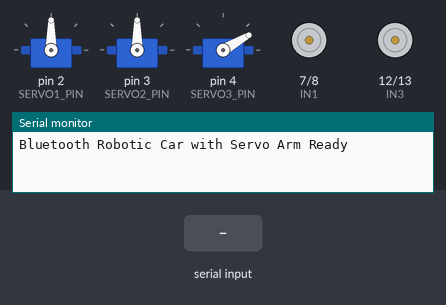
A sketch run on a simulated Arduino Uno, built with avr-gcc and run on an emulated ATmega328P. On the bench: 3 × servo, motor-driver pin pairs drawn as motors (green arrow = first pin HIGH = forward, orange = second pin HIGH = backward, longer = more drive, scaled by the enable pin), the last lines printed to the serial monitor. Inputs (shaded band) come from the test bench.

Above: at 1.2 s.
1.3 s: "90,45\n" received over the second serial link
At 2.5 s:
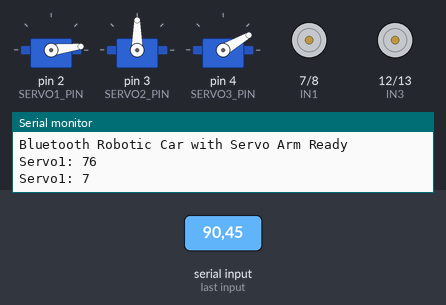
2.8 s: "30,150\n" received over the second serial link
At 3.8 s:
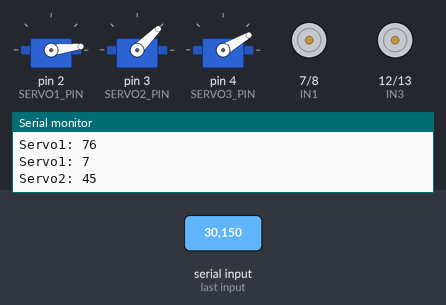
4.3 s: "200\n" received over the second serial link
At 4.9 s:
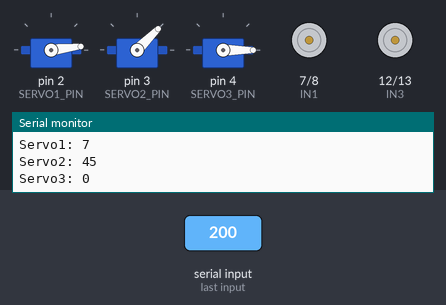
5.8 s: "1\n" received over the second serial link
At 7.0 s:
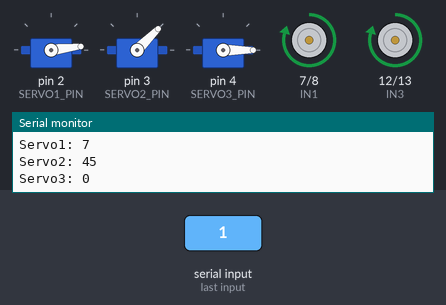
7.3 s: "2\n" received over the second serial link
At 8.4 s:
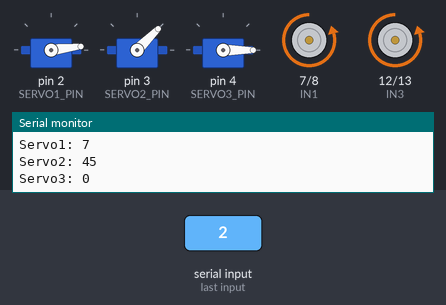
8.8 s: "3\n" received over the second serial link
At 9.5 s:
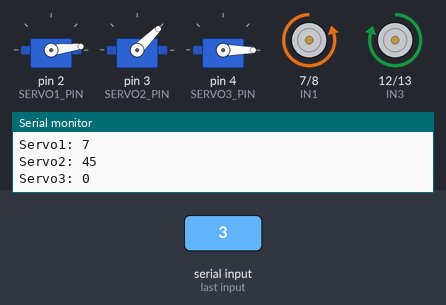
Timing chart, 0 to 11.3 s (numbered marks = the images above; inputs shaded):
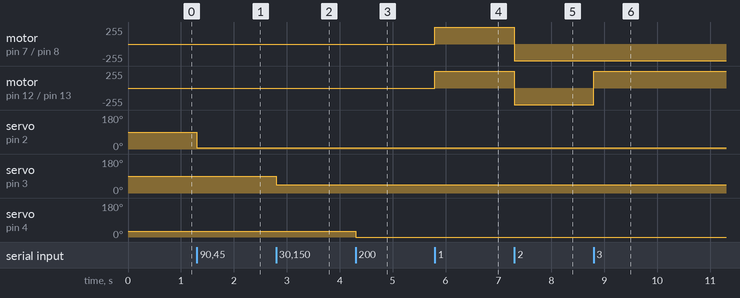

Measured:
- after the input at 1.3 s, servo on pin 2 (SERVO1_PIN): 90° → 7° at once
- after the input at 2.8 s, servo on pin 3 (SERVO2_PIN): 90° → 45° at once
- after the input at 4.3 s, servo on pin 4 (SERVO3_PIN): 30° → 0° at once
- after the input at 5.8 s, motor on pin 7 (IN1) / pin 8 (IN2), motor on pin 12 (IN3) / pin 13 (IN4): stopped → forward 250/255 at once
- after the input at 7.3 s, motor on pin 7 (IN1) / pin 8 (IN2), motor on pin 12 (IN3) / pin 13 (IN4): forward 250/255 → backward 250/255 at once
- after the input at 8.8 s, motor on pin 12 (IN3) / pin 13 (IN4): backward 250/255 → forward 250/255 at once

The sketch:

Arduino_Code.ino
```cpp
#include <Servo.h>
#include <SoftwareSerial.h>

// Bluetooth Module (HC-05)
SoftwareSerial BT(10, 11); // RX, TX

// Motor Driver Pins
const int IN1 = 7;
const int IN2 = 8;
const int ENA = 5;

const int IN3 = 12;
const int IN4 = 13;
const int ENB = 6;

// Servo Pins
Servo servo1;
Servo servo2;
Servo servo3;

const int SERVO1_PIN = 2;
const int SERVO2_PIN = 3;
const int SERVO3_PIN = 4;

int motorSpeed = 250;

void setup() {
  pinMode(IN1, OUTPUT);
  pinMode(IN2, OUTPUT);
  pinMode(IN3, OUTPUT);
  pinMode(IN4, OUTPUT);

  pinMode(ENA, OUTPUT);
  pinMode(ENB, OUTPUT);

  servo1.attach(SERVO1_PIN);
  servo2.attach(SERVO2_PIN);
  servo3.attach(SERVO3_PIN);

  servo1.write(90);
  servo2.write(90);
  servo3.write(30);

  Serial.begin(9600);
  BT.begin(9600);

  stopMotors();

  Serial.println("Bluetooth Robotic Car with Servo Arm Ready");
}

void loop() {

  if (BT.available()) {

    int data = BT.parseInt();

    // Car Movement Commands
    if (data == 1) {
      moveForward();
    }
    else if (data == 2) {
      moveBackward();
    }
    else if (data == 3) {
      turnLeft();
    }
    else if (data == 4) {
      turnRight();
    }
    else if (data == 5) {
      stopMotors();
    }

    // Servo 1 Control (40 - 99)
    else if (data >= 40 && data < 100) {
      int angle1 = map(data, 40, 99, 0, 90);
      servo1.write(angle1);

      Serial.print("Servo1: ");
      Serial.println(angle1);
    }

    // Servo 2 Control (100 - 199)
    else if (data >= 100 && data < 200) {
      int angle2 = map(data, 100, 199, 0, 90);
      servo2.write(angle2);

      Serial.print("Servo2: ");
      Serial.println(angle2);
    }

    // Servo 3 Control (200 - 250)
    else if (data >= 200 && data <= 250) {
      int angle3 = map(data, 200, 250, 0, 60);
      servo3.write(angle3);

      Serial.print("Servo3: ");
      Serial.println(angle3);
    }
  }
}

// ---------------- Motor Functions ----------------

void moveForward() {
  digitalWrite(IN1, HIGH);
  digitalWrite(IN2, LOW);

  digitalWrite(IN3, HIGH);
  digitalWrite(IN4, LOW);

  analogWrite(ENA, motorSpeed);
  analogWrite(ENB, motorSpeed);
}

void moveBackward() {
  digitalWrite(IN1, LOW);
  digitalWrite(IN2, HIGH);

  digitalWrite(IN3, LOW);
  digitalWrite(IN4, HIGH);

  analogWrite(ENA, motorSpeed);
  analogWrite(ENB, motorSpeed);
}

void turnLeft() {
  digitalWrite(IN1, LOW);
  digitalWrite(IN2, HIGH);

  digitalWrite(IN3, HIGH);
  digitalWrite(IN4, LOW);

  analogWrite(ENA, motorSpeed);
  analogWrite(ENB, motorSpeed);
}

void turnRight() {
  digitalWrite(IN1, HIGH);
  digitalWrite(IN2, LOW);

  digitalWrite(IN3, LOW);
  digitalWrite(IN4, HIGH);

  analogWrite(ENA, motorSpeed);
  analogWrite(ENB, motorSpeed);
}

void stopMotors() {
  analogWrite(ENA, 0);
  analogWrite(ENB, 0);

  digitalWrite(IN1, LOW);
  digitalWrite(IN2, LOW);

  digitalWrite(IN3, LOW);
  digitalWrite(IN4, LOW);
}
```
